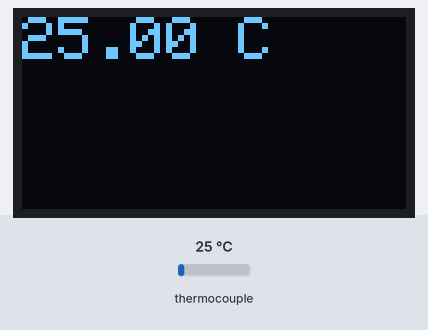
Recording of a sketch running on a simulated Arduino Uno, built with avr-gcc and run on an emulated ATmega328P. On the bench: 128×64 one-colour display. The inputs (shaded band) are chosen by the test bench; at power-on: thermocouple 25 °C.

Above: at 2.8 s.
2.9 s: thermocouple set to 6 °C
At 4.4 s:
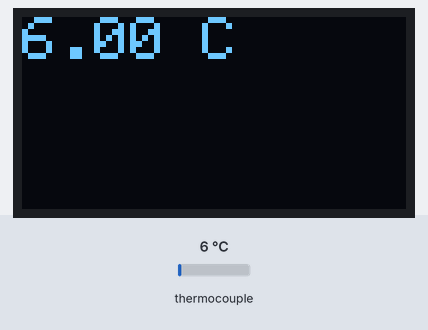
5.6 s: thermocouple set to 75 °C
At 6.9 s:
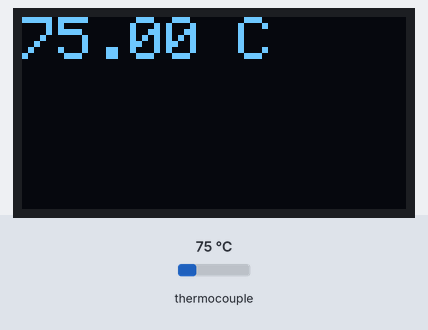
8.3 s: thermocouple set to 150 °C
At 10.8 s:
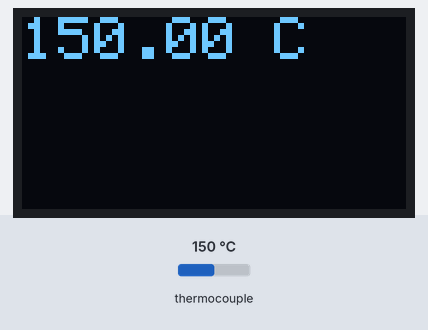
Timing chart, 0 to 12.3 s (numbered marks = the images above; inputs shaded):
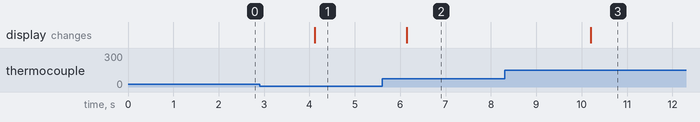

Measured:
- after the input at 2.9 s, the display: changes after 1.2 s (image 1)
- after the input at 5.6 s, the display: changes after 0.54 s (image 2)
- after the input at 8.3 s, the display: changes after 1.9 s (image 3)

The sketch:

OoniTemp.ino
```cpp
#include <SPI.h>
#include <Wire.h>
#include <Adafruit_GFX.h>
#include <Adafruit_SSD1306.h>
#include "max6675.h"
#include "Arduino.h"

/*TEMP*/
int soPin = 12;// SO=Serial Out
int csPin = 11;// CS = chip select CS pin
int sckPin = 10;// SCK = Serial Clock pin
MAX6675 Module(sckPin, csPin, soPin);// create instance object of MAX6675

/*SCREEN*/
#define SCREEN_WIDTH 128 // OLED display width, in pixels
#define SCREEN_HEIGHT 64 // OLED display height, in pixels

// Declaration for an SSD1306 display connected to I2C (SDA, SCL pins)
// The pins for I2C are defined by the Wire-library.
// On an arduino UNO:       A4(SDA), A5(SCL)
// On an arduino MEGA 2560: 20(SDA), 21(SCL)
// On an arduino LEONARDO:   2(SDA),  3(SCL), ...
#define OLED_RESET     -1 // Reset pin # (or -1 if sharing Arduino reset pin)
#define SCREEN_ADDRESS 0x3C ///0x3D for 128x64, 0x3C for 128x32
Adafruit_SSD1306 display(SCREEN_WIDTH, SCREEN_HEIGHT, &Wire, OLED_RESET);

//sets the arduino up
void setup() {
  // SSD1306_SWITCHCAPVCC = generate display voltage from 3.3V internally
  if(!display.begin(SSD1306_SWITCHCAPVCC, SCREEN_ADDRESS)) {
    Serial.println(F("SSD1306 allocation failed"));
    for(;;); // Don't proceed, loop forever
  }

  // Clear the buffer
  display.clearDisplay();

  //Serial.begin(9600); -> if you want to send the info to the serial uncomment this line
}

//Loops forever
void loop() {

  String degres = String(Module.readCelsius())+ " C";
  drawchar(degres);

  //Serial.print(degres); -> if you want to send the info to the serial uncomment this line
}

//Function to draw a string on the screen
void drawchar(String text) {
  display.clearDisplay();

  display.setTextSize(2);               // Normal 1:1 pixel scale
  display.setTextColor(SSD1306_WHITE);  // Draw white text
  display.setCursor(0, 0);              // Start at top-left corner
  display.cp437(true);                  // Use full 256 char 'Code Page 437' font

  for(int16_t i=0; i < sizeof(text) + 1; i++) {
    display.write(text[i]);
  }

  display.display();

  //Delay to refresh the screen
  delay(2000);
}
```
